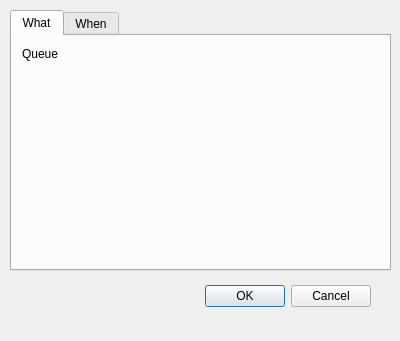
<?xml version="1.0" encoding="UTF-8"?>
<ui version="4.0">
 <class>ScheduledEventDlg</class>
 <widget class="QDialog" name="ScheduledEventDlg">
  <property name="geometry">
   <rect>
    <x>0</x>
    <y>0</y>
    <width>400</width>
    <height>341</height>
   </rect>
  </property>
  <property name="windowTitle">
   <string>Scheduled event</string>
  </property>
  <widget class="QDialogButtonBox" name="buttonBox">
   <property name="geometry">
    <rect>
     <x>30</x>
     <y>280</y>
     <width>341</width>
     <height>32</height>
    </rect>
   </property>
   <property name="orientation">
    <enum>Qt::Horizontal</enum>
   </property>
   <property name="standardButtons">
    <set>QDialogButtonBox::Cancel|QDialogButtonBox::Ok</set>
   </property>
  </widget>
  <widget class="QTabWidget" name="tabWidget">
   <property name="geometry">
    <rect>
     <x>10</x>
     <y>10</y>
     <width>381</width>
     <height>261</height>
    </rect>
   </property>
   <property name="currentIndex">
    <number>0</number>
   </property>
   <widget class="QWidget" name="tab_2">
    <attribute name="title">
     <string>What</string>
    </attribute>
    <widget class="QLabel" name="label">
     <property name="geometry">
      <rect>
       <x>10</x>
       <y>10</y>
       <width>71</width>
       <height>16</height>
      </rect>
     </property>
     <property name="text">
      <string>Queue</string>
     </property>
    </widget>
   </widget>
   <widget class="QWidget" name="tab">
    <attribute name="title">
     <string>When</string>
    </attribute>
    <layout class="QGridLayout" name="gridLayout">
     <item row="0" column="0" colspan="2">
      <widget class="QRadioButton" name="radioRunOnce">
       <property name="text">
        <string>Run once</string>
       </property>
      </widget>
     </item>
     <item row="1" column="0">
      <widget class="QDateTimeEdit" name="dateTime"/>
     </item>
     <item row="1" column="1">
      <spacer name="horizontalSpacer">
       <property name="orientation">
        <enum>Qt::Horizontal</enum>
       </property>
       <property name="sizeHint" stdset="0">
        <size>
         <width>40</width>
         <height>20</height>
        </size>
       </property>
      </spacer>
     </item>
     <item row="2" column="0" colspan="2">
      <widget class="QRadioButton" name="radioRunPeriodically">
       <property name="text">
        <string>Run periodically</string>
       </property>
      </widget>
     </item>
     <item row="3" column="0">
      <layout class="QVBoxLayout" name="verticalLayout">
       <item>
        <widget class="QListWidget" name="listDays">
         <item>
          <property name="text">
           <string>Monday</string>
          </property>
          <property name="checkState">
           <enum>Checked</enum>
          </property>
          <property name="flags">
           <set>ItemIsSelectable|ItemIsUserCheckable|ItemIsEnabled</set>
          </property>
         </item>
         <item>
          <property name="text">
           <string>Tuesday</string>
          </property>
          <property name="checkState">
           <enum>Checked</enum>
          </property>
          <property name="flags">
           <set>ItemIsSelectable|ItemIsUserCheckable|ItemIsEnabled</set>
          </property>
         </item>
         <item>
          <property name="text">
           <string>Wednesday</string>
          </property>
          <property name="checkState">
           <enum>Checked</enum>
          </property>
          <property name="flags">
           <set>ItemIsSelectable|ItemIsUserCheckable|ItemIsEnabled</set>
          </property>
         </item>
         <item>
          <property name="text">
           <string>Thursday</string>
          </property>
          <property name="checkState">
           <enum>Checked</enum>
          </property>
          <property name="flags">
           <set>ItemIsSelectable|ItemIsUserCheckable|ItemIsEnabled</set>
          </property>
         </item>
         <item>
          <property name="text">
           <string>Friday</string>
          </property>
          <property name="checkState">
           <enum>Checked</enum>
          </property>
          <property name="flags">
           <set>ItemIsSelectable|ItemIsUserCheckable|ItemIsEnabled</set>
          </property>
         </item>
         <item>
          <property name="text">
           <string>Saturday</string>
          </property>
          <property name="checkState">
           <enum>Checked</enum>
          </property>
          <property name="flags">
           <set>ItemIsSelectable|ItemIsUserCheckable|ItemIsEnabled</set>
          </property>
         </item>
         <item>
          <property name="text">
           <string>Sunday</string>
          </property>
          <property name="checkState">
           <enum>Checked</enum>
          </property>
          <property name="flags">
           <set>ItemIsSelectable|ItemIsUserCheckable|ItemIsEnabled</set>
          </property>
         </item>
        </widget>
       </item>
       <item>
        <widget class="QTimeEdit" name="time"/>
       </item>
      </layout>
     </item>
     <item row="3" column="1">
      <spacer name="horizontalSpacer_2">
       <property name="orientation">
        <enum>Qt::Horizontal</enum>
       </property>
       <property name="sizeHint" stdset="0">
        <size>
         <width>40</width>
         <height>20</height>
        </size>
       </property>
      </spacer>
     </item>
    </layout>
   </widget>
  </widget>
 </widget>
 <resources/>
 <connections>
  <connection>
   <sender>buttonBox</sender>
   <signal>accepted()</signal>
   <receiver>ScheduledEventDlg</receiver>
   <slot>accept()</slot>
   <hints>
    <hint type="sourcelabel">
     <x>248</x>
     <y>254</y>
    </hint>
    <hint type="destinationlabel">
     <x>157</x>
     <y>274</y>
    </hint>
   </hints>
  </connection>
  <connection>
   <sender>buttonBox</sender>
   <signal>rejected()</signal>
   <receiver>ScheduledEventDlg</receiver>
   <slot>reject()</slot>
   <hints>
    <hint type="sourcelabel">
     <x>316</x>
     <y>260</y>
    </hint>
    <hint type="destinationlabel">
     <x>286</x>
     <y>274</y>
    </hint>
   </hints>
  </connection>
 </connections>
</ui>
